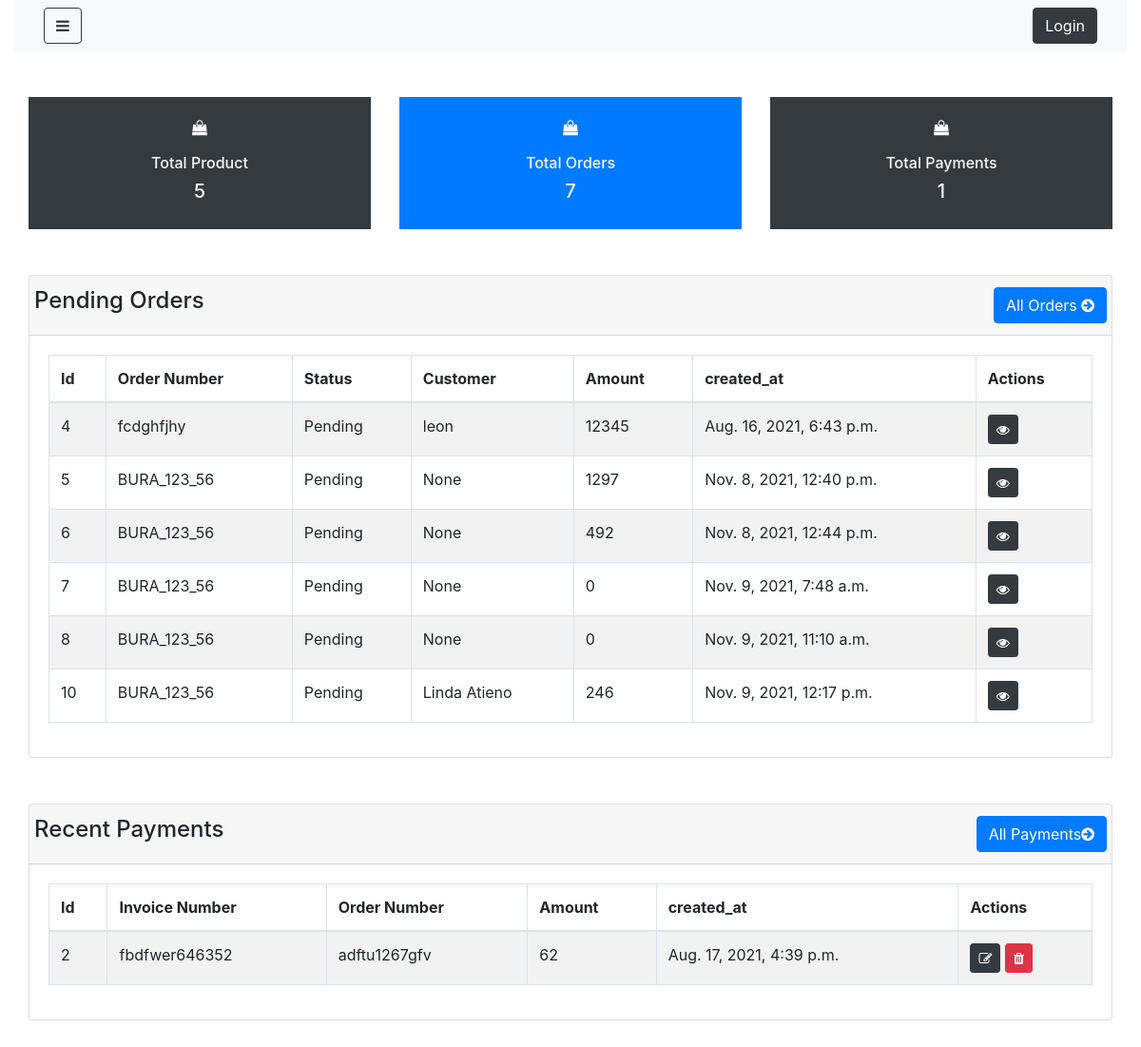
Page /dashboard/ on the earlier database version.
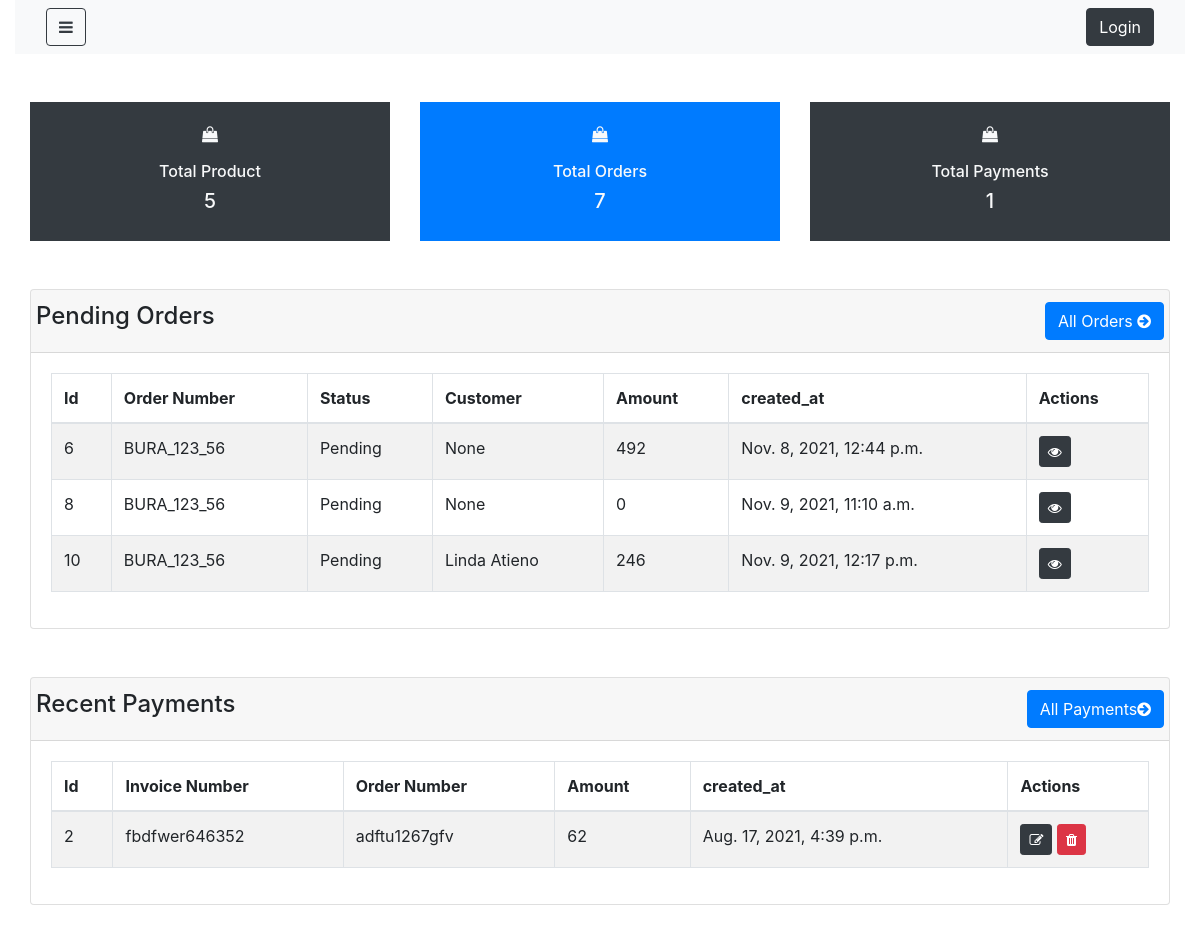
Same page on the later database version.
### shop/models.py (models this page shows, shortened)
class Order(models.Model):
    total=models.IntegerField(null= False, blank= True)
    status=models.CharField(max_length=100, null=False, blank=False, default="Pending")
    shipping_cost=models.IntegerField(null= True, blank= True)
    order_number=models.CharField(max_length=100, null=False, blank=False)
    customer_id=models.ForeignKey('customer',on_delete=models.CASCADE,blank=True,null=True)
    created_at=models.DateTimeField(auto_now_add=True)
    updated_at= models.DateTimeField(auto_now_add=True)
    def __str__(self):
        return self.order_number

class Customer(models.Model):
    name=models.CharField(max_length=100, null=False, blank=False)
    phone_number=models.IntegerField(null= True, blank= True)
    email=models.CharField(max_length=100, null=False, blank=False)
    password=models.CharField(max_length=100, null=False, blank=False)
    created_at=models.DateTimeField(auto_now_add=True)
    updated_at= models.DateTimeField(auto_now_add=True)
    def __str__(self):
        return self.name

class Payment(models.Model):
    order_id= models.ForeignKey('order',on_delete=models.CASCADE,blank=True,null=True)
    amount=models.IntegerField(null= True, blank= True)
    description=models.TextField(null=True, blank=True)
    invoice_number=models.CharField(max_length=100, null=False, blank=True)
    created_at=models.DateTimeField(auto_now_add=True)
    updated_at= models.DateTimeField(auto_now_add=True)

### shop/views.py (the view)
# urls.py: path('dashboard/',views.adminDashboard,name="dashboard"),
def adminDashboard(request):
    context = {}
    context['product_count'] =  Product.objects.all().count()
    context['order_count'] =  Order.objects.all().count()
    context['payment_count'] =  Payment.objects.all().count()
    context['payments'] =  Payment.objects.all()[:10]
    context['pending_orders'] =  Order.objects.filter(status ="Pending")
    return render(request, 'shop/admin/dashboard.html', context)

### shop/templates/shop/admin/dashboard.html (shortened to what the changed rows need)
{% extends 'shop/admin/layouts/admin_master.html' %}
{% block content %}
<div class="container-fluid">
    <div class="row justify-content-center">
        <div class="col-lg-12 col-md-12 col-sm-12">
            <div class="card">
                <div class="card-body">
                    <table class="table table-hover table-bordered table-striped">
                        <thead>
                            <tr>
                                <th>Id</th>
                                <th>Order Number</th>
                                <th>Status</th>
                                <th>Customer</th>
                                <th>Amount</th>
                                <th>created_at</th>
                                <th>Actions</th>
                            </tr>
                        </thead>
                        <tbody>
                            {% for order in pending_orders %}
                            <tr>
                                <td>{{order.id}}</td>
                                <td>{{order.order_number}}</td>
                                <td>{{order.status}}</td>
                                <td>{{order.customer_id}}</td>
                                <td>{{order.total}}</td>
                                <td>{{order.created_at}}</td>
                                <td>
                                    <a href="#" class="btn btn-dark btn-sm">
                                        <i class="fa fa-eye"></i>
                                    </a>
                                </td>
                            </tr>
                            {% endfor %}
                        </tbody>
                    </table>
                </div>
            </div>
        </div>
    </div>
    <div class="row justify-content-center my-5">
        <div class="col-lg-12 col-md-12 col-sm-12">
            <div class="card">
                <div class="card-body">
                    <table class="table table-hover table-bordered table-striped">
                        <thead>
                            <tr>
                                <th>Id</th>
                                <th>Invoice Number</th>
                                <th>Order Number</th>
                                <th>Amount</th>
                                <th>created_at</th>
                                <th>Actions</th>
                            </tr>
                        </thead>
                        <tbody>
                            {% for payment in payments %}
                            <tr>
                                <td>{{payment.id}}</td>
                                <td>{{payment.invoice_number}}</td>
                                <td>{{payment.order_id}}</td>
                                <td>{{payment.amount}}</td>
                                <td>{{payment.created_at}}</td>
                                <td>
                                    <a href="#" class="btn btn-dark btn-sm">
                                        <i class="fa fa-edit"></i>
                                    </a>
                                    <a href="#" class="btn btn-danger btn-sm">
                                        <i class="fa fa-trash"></i>
                                    </a>
                                </td>
                            </tr>
                            {% endfor %}
                        </tbody>
                    </table>
                </div>
            </div>
        </div>
    </div>
</div>
{% endblock %}

Differences in the rows shown:
no longer on this page (row edited): Order: id "4", order_number "fcdghfjhy", status "Pending", customer_id "leon", total "12345", created_at "Aug. 16, 2021, 6:43 p.m."
no longer on this page (row edited): Order: id "5", order_number "BURA_123_56", status "Pending", customer_id "None", total "1297", created_at "Nov. 8, 2021, 12:40 p.m."
no longer on this page (row edited): Order: id "7", order_number "BURA_123_56", status "Pending", customer_id "None", total "0", created_at "Nov. 9, 2021, 7:48 a.m."
